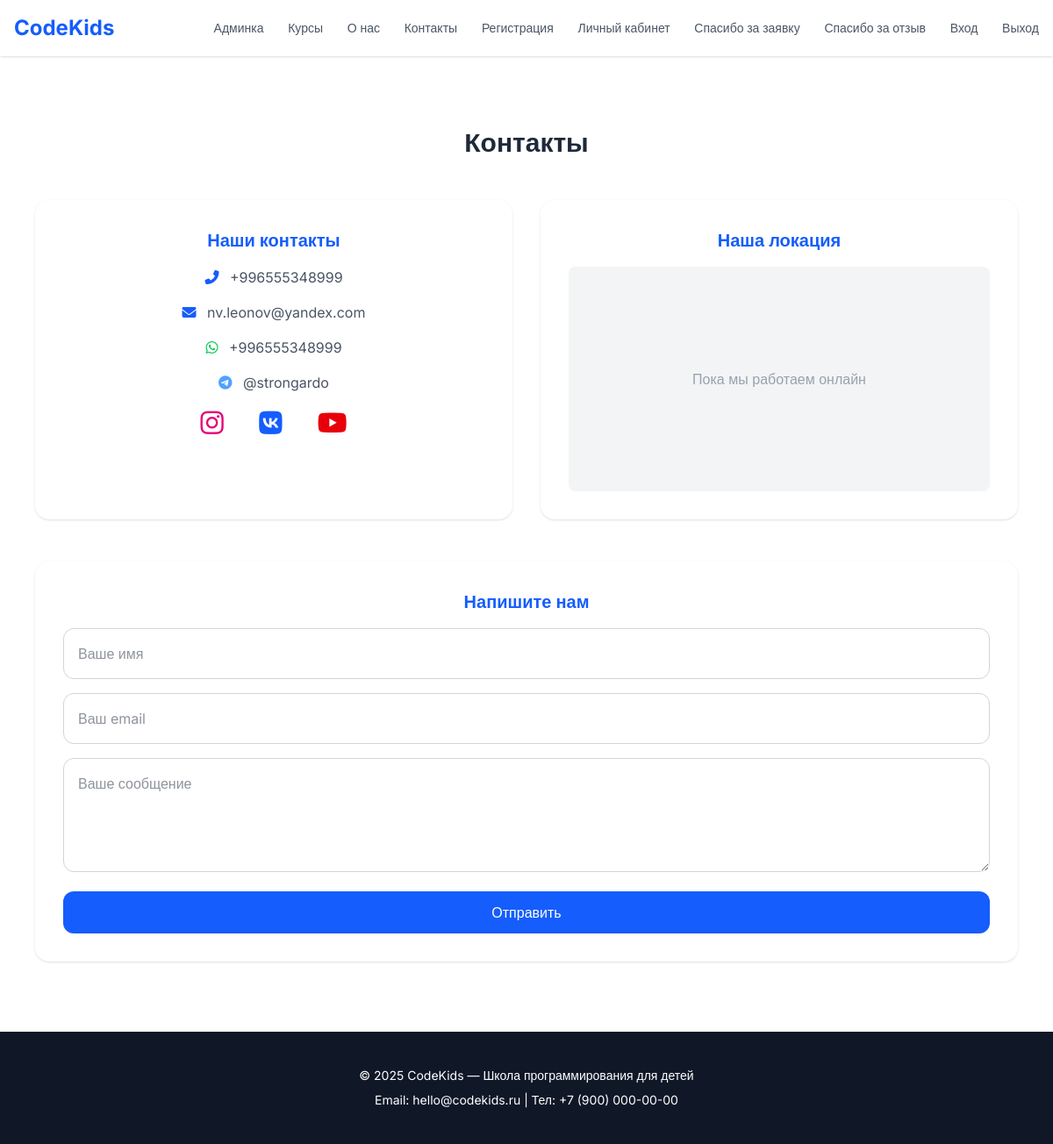
/contacts/, run on the app's committed database.
### info/models.py (models this page shows, shortened)
class ContactInfo(models.Model):
    phone = models.CharField("Номер телефона", max_length=20, blank=True)
    email = models.EmailField("Email", blank=True)
    whatsapp_number = models.CharField("Номер Whatsapp", max_length=20, blank=True, null=True)
    telegram_login = models.CharField("Логин Telegram(без @)", max_length=50, blank=True, null=True)
    instagram_link = models.URLField("Ссылка на Instagram", blank=True)
    vk_link = models.URLField("Ссылка на VK", blank=True)
    youtube_link = models.URLField("Ссылка на YouTube", blank=True)
    address = models.CharField("Адрес", max_length=255, blank=True)
    latitude = models.DecimalField("Широта (latitude)", max_digits=9, decimal_places=6, blank=True, null=True)
    longitude = models.DecimalField("Долгота (longitude)", max_digits=9, decimal_places=6, blank=True, null=True)
    class Meta:
        verbose_name = "Контактная информация"
        verbose_name_plural = "Контактная информация"

### pages/views.py (the view)
# urls.py: path('contacts/', contacts, name='contacts'),
def contacts(request):
    contact_info = ContactInfo.objects.all().first()
    print(contact_info.phone)
    return render(request, 'pages/contacts.html', {'contacts': contact_info})

### templates/pages/contacts.html (shortened to what this page needs)
{% extends 'base.html' %}
{% block content %}
<main>
    <section id="contacts" class="py-20">
        <div class="max-w-6xl mx-auto px-4 text-center">
            <h2 class="text-3xl font-semibold mb-12 text-gray-800">Контакты</h2>
            <div class="grid grid-cols-1 sm:grid-cols-2 gap-8">
                <div class="bg-white p-8 rounded-2xl shadow hover:shadow-md transition">
                    <h3 class="text-xl font-semibold text-blue-600 mb-4">
                        Наши контакты
                    </h3>
                    {% if contacts.phone %}
                    <p class="text-gray-600 mb-4">
                        <i class="fas fa-phone-alt text-blue-600 mr-2"></i>
                        <a href="tel:{{ contacts.phone }}" class="hover:text-blue-600">{{ contacts.phone }}</a>
                    </p>
                    {% endif %}
                    {% if contacts.email %}
                    <p class="text-gray-600 mb-4">
                        <i class="fas fa-envelope text-blue-600 mr-2"></i>
                        <a href="mailto:{{ contacts.email }}" class="hover:text-blue-600">{{ contacts.email }}</a>
                    </p>
                    {% endif %}
                    {% if contacts.whatsapp_number %}
                    <p class="text-gray-600 mb-4">
                        <i class="fab fa-whatsapp text-green-500 mr-2"></i>
                        <a href="https://wa.me/{{ contacts.whatsapp_number }}" target="_blank"
                           class="hover:text-green-600">{{ contacts.whatsapp_number }}</a>
                    </p>
                    {% endif %}
                    {% if contacts.telegram_login %}
                    <p class="text-gray-600 mb-4">
                        <i class="fab fa-telegram-plane text-blue-400 mr-2"></i>
                        <a href="https://t.me/{{ contacts.telegram_login }}" target="_blank"
                           class="hover:text-blue-500">@{{ contacts.telegram_login }}</a>
                    </p>
                    {% endif %}
                    {% if contacts.instagram_link %}
                    <a href="{{ contacts.instagram_link }}" target="_blank" class="text-3xl mx-4 hover:opacity-80">
                        <i class="fab fa-instagram text-pink-600"></i>
                    </a>
                    {% endif %}
                    {% if contacts.vk_link %}
                    <a href="{{ contacts.vk_link }}" target="_blank" class="text-3xl mx-4 hover:opacity-80">
                        <i class="fab fa-vk text-blue-600"></i>
                    </a>
                    {% endif %}
                    {% if contacts.youtube_link %}
                    <a href="{{ contacts.youtube_link }}" target="_blank" class="text-3xl mx-4 hover:opacity-80">
                        <i class="fab fa-youtube text-red-600"></i>
                    </a>
                    {% endif %}
                </div>
                <div class="bg-white p-8 rounded-2xl shadow hover:shadow-md transition">
                    <h3 class="text-xl font-semibold text-blue-600 mb-4">
                        Наша локация
                    </h3>
                    {% if latitude and longitude %}
                    <div class="w-full h-64 rounded-lg overflow-hidden mb-4">
                        <iframe
                                width="100%"
                                height="100%"
                                style="border:0;"
                                loading="lazy"
                                allowfullscreen
                                src="https://www.google.com/maps?q={{ latitude }},{{ longitude }}&hl=ru&z=16&output=embed">
                        </iframe>
                    </div>
                    {% else %}
                    <div class="w-full h-64 bg-gray-100 rounded-lg flex items-center justify-center text-gray-400">
                        Пока мы работаем онлайн
                    </div>
                    {% endif %}
                </div>
            </div>
            <div class="bg-white p-8 rounded-2xl shadow hover:shadow-md transition mt-12">
                <h3 class="text-xl font-semibold text-blue-600 mb-4">Напишите нам</h3>
                <form action="#" method="POST">
                    <input
                            type="text"
                            name="name"
                            placeholder="Ваше имя"
                            class="w-full p-4 mb-4 rounded-xl border border-gray-300"
                    />
                    <input
                            type="email"
                            name="email"
                            placeholder="Ваш email"
                            class="w-full p-4 mb-4 rounded-xl border border-gray-300"
                    />
                    <textarea
                            name="message"
                            rows="4"
                            placeholder="Ваше сообщение"
                            class="w-full p-4 mb-4 rounded-xl border border-gray-300"
                    ></textarea>
                    <button
                            type="submit"
                            class="w-full py-3 bg-blue-600 text-white rounded-xl hover:bg-blue-700 transition"
                    >
                        Отправить
                    </button>
                </form>
            </div>
        </div>
    </section>
</main>
{% endblock %}

### templates/base.html (style rules this page uses)
body { font-family: 'Inter', sans-serif; }

### data on the page
ContactInfo: phone "+996555348999", email "nv.leonov@yandex.com", whatsapp_number "+996555348999", telegram_login "strongardo"
